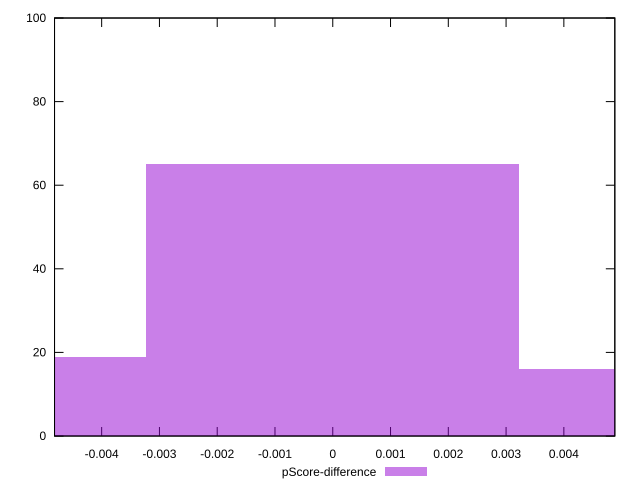

Generate this figure with gnuplot:
reset

$pScoreDifference <<EOF
0 65
0.006451430869939898 16
-0.006451430869939898 19
EOF

set key outside below
set boxwidth 0.006451430869939898
set xrange [-0.004815851840021312:0.0048823026738905595]
set yrange [0:100]
set trange [0:100]
set style fill transparent solid 0.5 noborder
set terminal svg size 640, 490 enhanced background rgb 'white'
set output "reports/report_00033_2021-03-01T14-23-16.841Z/mainthread-work-breakdown/samples/astro/pScore-difference/histogram.svg"

plot $pScoreDifference title "pScore-difference" with boxes

reset
